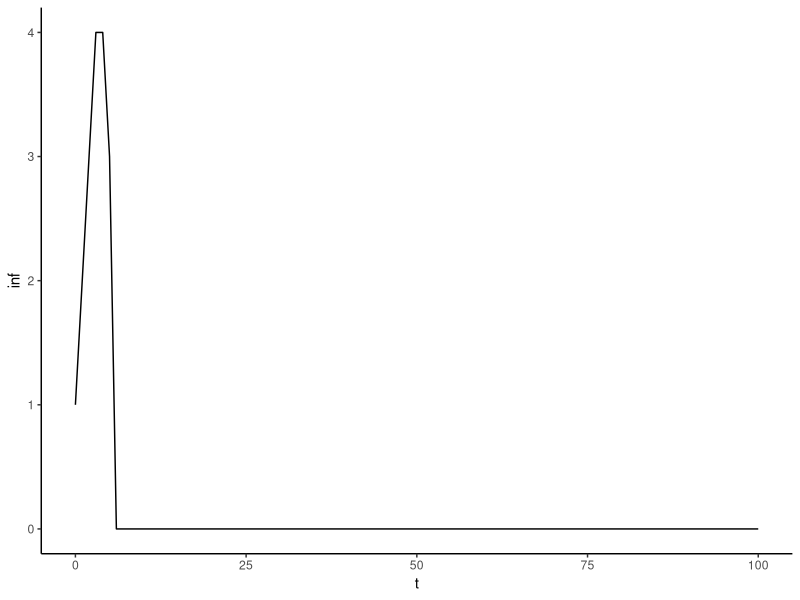
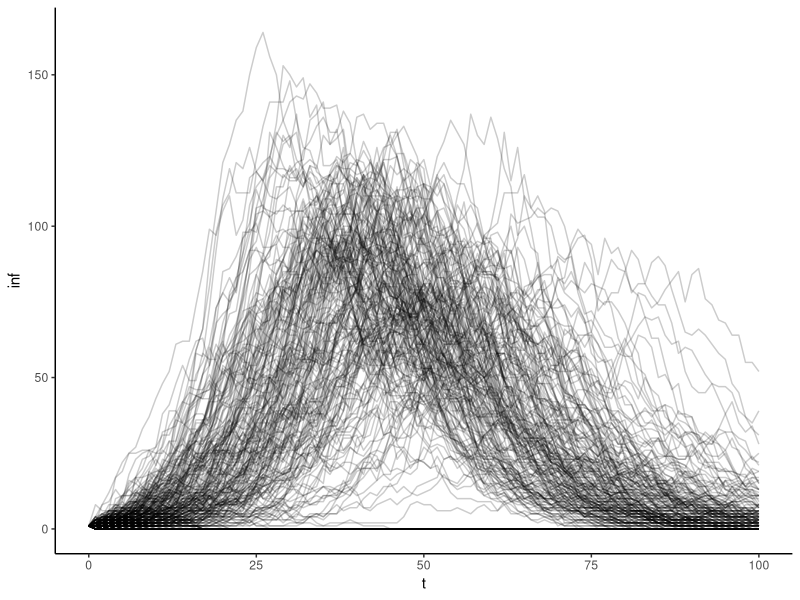

These charts were generated, in order, by the following R code:
# =============================================================================
# Initial definitions
# =============================================================================

# Import packages:
library(tidyverse) 
library(purrr)


# Set epidemiological parameters:
N <- 1000
beta <- 1/3
gamma <- 1/5



# =============================================================================
# Simulate
# =============================================================================

tinflist <- list()
for(its in 1:500){

# Draw infectious periods for each person: 
tauistar <- rexp(N, gamma)

# Set a max number of days for simulation
tmax <- 100

# Initialize vector to track infection times 
tinfvec <- rep(Inf,N)
# Initialize the first infection
tinfvec[1] <- 0

# Start at time t = 0, and the next infection will go into position 2
t <- 0
infcounter <- 2 

while(t < tmax){
	# How much time is remaining in each person's infectious period? 
	infremaining <- tauistar - (t - tinfvec)
	# Find the minimum remaining infectiousness (adjust for machine precision)
	delta <- min(infremaining[infremaining>0.000001]) 
	# If delta = Inf, no one is infectious anymore 
	if(delta==Inf){ 
		break()
	}

	# Count how many people are currently infectious:
	ninf <- sum((tinfvec < Inf) & (tauistar > t-tinfvec))

	# Calculate the total force over the time period from these people: 
	Ftot <- ninf*beta*delta

	# Calculate the probability of inection for each susceptible person:
	pinf <- 1-exp(-Ftot/N)

	# Draw the number of new infections
	newinf <- rbinom(1,N-sum(tinfvec<Inf),pinf)

	# If there were new infections, draw their times and take the min: 
	if(newinf > 0){
		t <- t + min(runif(newinf))*delta
		tinfvec[infcounter] <- t
		infcounter <- infcounter + 1	
	} else {
		t <- t+delta
	}
}
tinflist[[its]] <- tibble(tinf=tinfvec,tauistar=tauistar)
}

# Collect infection times into a table: 
tinfdf <- tibble(tinf=tinfvec, taui=tauistar) %>% 
	mutate(trec=tinf+taui)
plottimes <- seq(from=0,to=tmax,by=1)
plotinfs <- lapply(plottimes, function(x){
	return(nrow(tinfdf %>% filter(tinf<=x & trec>x)))
	}) %>% unlist()

# Plot number of people infectious over time: 
fig_icurve <- tibble(t=plottimes,inf=plotinfs) %>% 
	ggplot(aes(x=t, y=inf)) +
		geom_line() + 
		theme_classic()


geti <- function(tinfdf, plottimes){

	out <- lapply(plottimes, function(x){
		return(nrow(tinfdf %>% filter(tinf<=x & trec>x)))
		}) %>% 
		unlist()
	return(out)

}

# Plot all the curves in the list: 
plottimes <- seq(from=0,to=tmax,by=1)
temp <- tinflist %>% 
	map(~ mutate(., trec=tinf+tauistar)) %>% 
	map(~ geti(., plottimes)) %>% 
	map(~ tibble(t=plottimes, inf=.)) %>% 
	bind_rows(.id="iteration")

fig_temp <- temp %>% 
	ggplot(aes(x=t, y=inf, group=factor(iteration))) + 
		geom_line(alpha=0.2) + 
		theme_classic() + 
		theme(legend.position="none")



